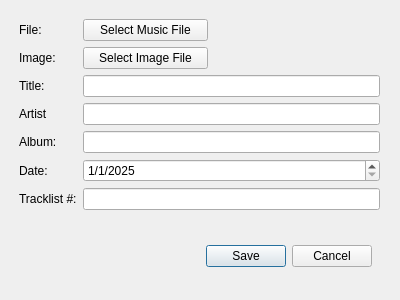
<?xml version="1.0" encoding="UTF-8"?>
<ui version="4.0">
 <class>AddTrackPopup</class>
 <widget class="QDialog" name="AddTrackPopup">
  <property name="geometry">
   <rect>
    <x>0</x>
    <y>0</y>
    <width>400</width>
    <height>300</height>
   </rect>
  </property>
  <property name="windowTitle">
   <string>Dialog</string>
  </property>
  <widget class="QWidget" name="formLayoutWidget">
   <property name="geometry">
    <rect>
     <x>19</x>
     <y>19</y>
     <width>361</width>
     <height>241</height>
    </rect>
   </property>
   <layout class="QFormLayout" name="formLayout">
    <item row="0" column="0">
     <widget class="QLabel" name="file_label">
      <property name="text">
       <string>File:</string>
      </property>
     </widget>
    </item>
    <item row="1" column="0">
     <widget class="QLabel" name="image_label">
      <property name="text">
       <string>Image:</string>
      </property>
     </widget>
    </item>
    <item row="2" column="0">
     <widget class="QLabel" name="title_label">
      <property name="text">
       <string>Title:</string>
      </property>
     </widget>
    </item>
    <item row="2" column="1">
     <widget class="QLineEdit" name="title_input"/>
    </item>
    <item row="3" column="0">
     <widget class="QLabel" name="artist_label">
      <property name="text">
       <string>Artist</string>
      </property>
     </widget>
    </item>
    <item row="3" column="1">
     <widget class="QLineEdit" name="artist_input"/>
    </item>
    <item row="4" column="0">
     <widget class="QLabel" name="album_label">
      <property name="text">
       <string>Album:</string>
      </property>
     </widget>
    </item>
    <item row="4" column="1">
     <widget class="QLineEdit" name="album_input"/>
    </item>
    <item row="5" column="0">
     <widget class="QLabel" name="date_label">
      <property name="text">
       <string>Date:</string>
      </property>
     </widget>
    </item>
    <item row="5" column="1">
     <widget class="QDateEdit" name="date_input">
      <property name="dateTime">
       <datetime>
        <hour>0</hour>
        <minute>0</minute>
        <second>0</second>
        <year>2025</year>
        <month>1</month>
        <day>1</day>
       </datetime>
      </property>
      <property name="displayFormat">
       <string>M/d/yyyy</string>
      </property>
     </widget>
    </item>
    <item row="6" column="0">
     <widget class="QLabel" name="tracklist_num_label">
      <property name="text">
       <string>Tracklist #:</string>
      </property>
     </widget>
    </item>
    <item row="6" column="1">
     <widget class="QLineEdit" name="tracklist_num_input"/>
    </item>
    <item row="1" column="1">
     <layout class="QHBoxLayout" name="horizontalLayout">
      <item>
       <widget class="QPushButton" name="choose_image_file_button">
        <property name="maximumSize">
         <size>
          <width>125</width>
          <height>16777215</height>
         </size>
        </property>
        <property name="text">
         <string>Select Image File</string>
        </property>
       </widget>
      </item>
      <item>
       <widget class="QLabel" name="image_path">
        <property name="text">
         <string/>
        </property>
       </widget>
      </item>
     </layout>
    </item>
    <item row="0" column="1">
     <layout class="QHBoxLayout" name="horizontalLayout_2">
      <item>
       <widget class="QPushButton" name="choose_music_file_button">
        <property name="maximumSize">
         <size>
          <width>125</width>
          <height>16777215</height>
         </size>
        </property>
        <property name="text">
         <string>Select Music File</string>
        </property>
       </widget>
      </item>
     </layout>
    </item>
   </layout>
  </widget>
  <widget class="QDialogButtonBox" name="button_box">
   <property name="enabled">
    <bool>true</bool>
   </property>
   <property name="geometry">
    <rect>
     <x>21</x>
     <y>240</y>
     <width>351</width>
     <height>32</height>
    </rect>
   </property>
   <property name="standardButtons">
    <set>QDialogButtonBox::StandardButton::Cancel|QDialogButtonBox::StandardButton::Save</set>
   </property>
  </widget>
 </widget>
 <resources/>
 <connections>
  <connection>
   <sender>button_box</sender>
   <signal>accepted()</signal>
   <receiver>AddTrackPopup</receiver>
   <slot>accept()</slot>
   <hints>
    <hint type="sourcelabel">
     <x>196</x>
     <y>255</y>
    </hint>
    <hint type="destinationlabel">
     <x>199</x>
     <y>149</y>
    </hint>
   </hints>
  </connection>
  <connection>
   <sender>button_box</sender>
   <signal>rejected()</signal>
   <receiver>AddTrackPopup</receiver>
   <slot>reject()</slot>
   <hints>
    <hint type="sourcelabel">
     <x>196</x>
     <y>255</y>
    </hint>
    <hint type="destinationlabel">
     <x>199</x>
     <y>149</y>
    </hint>
   </hints>
  </connection>
 </connections>
</ui>
